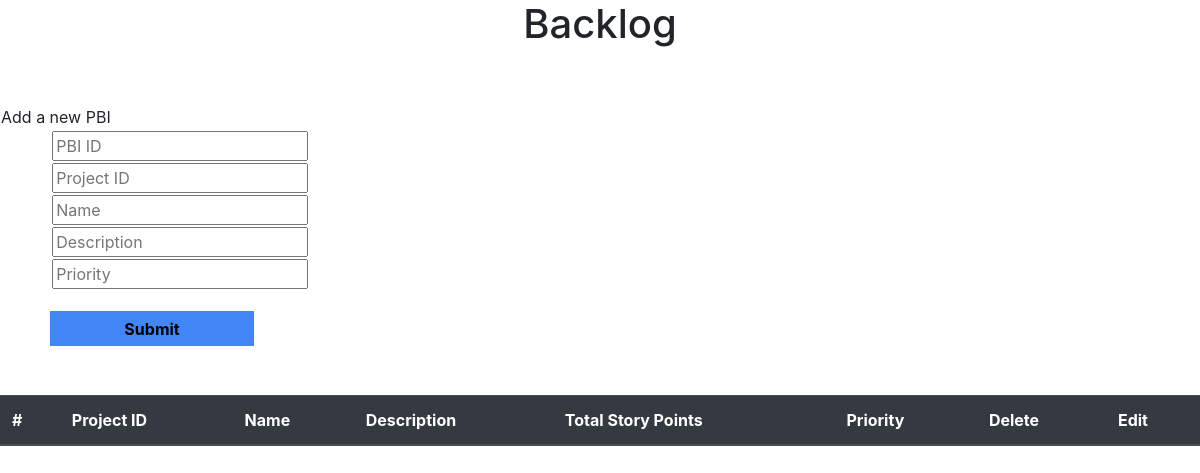
/pbiview/, run on an earlier commit of the app's database.
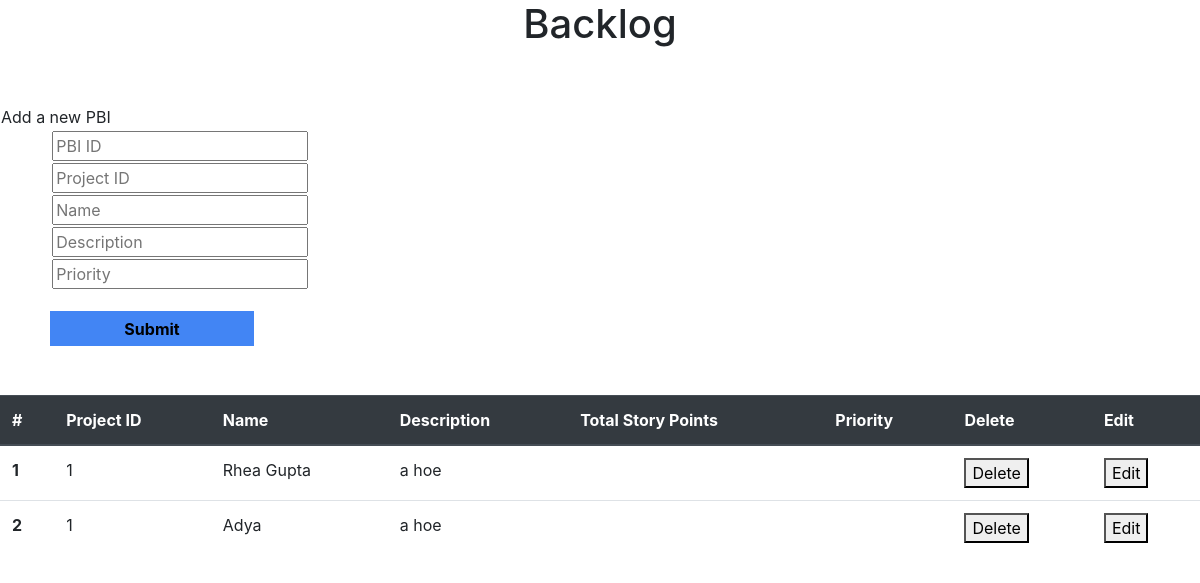
And on a later commit of the database.
### system/models.py (models this page shows)
class PBI(models.Model):
    pbi_id = models.IntegerField(primary_key=True)
    project_id = models.IntegerField()
    name = models.CharField(max_length=30)
    desc = models.CharField(max_length=100)

### system/views.py (the view, shortened to what this page needs)
# urls.py: url(r'^pbiview/',pbiview, name='pbiview')
def pbiview(request):
    context = {}
    template= 'pbi.html'
    pbi = PBI.objects.all()
    context['pbis'] = pbi
    return render(request,template,context)

### system/templates/pbi.html (shortened to what this page needs)
<!DOCTYPE html>
<html lang="en">
<head>
    <link rel="stylesheet" href="https://stackpath.bootstrapcdn.com/bootstrap/4.3.1/css/bootstrap.min.css">
</head>
<center>
        <h1>Backlog</h1>
</center>
<body>
    <br>
    <br>
    <form name = "form" action = "{% url "pbiview" %}"
    method = "POST" >{% csrf_token %}
    <table>
    <tr>
        <center>
        <td>
           <h7> Add a new PBI</h7>
        </td>
    </center>
    </tr>
    <tr>
        <center>
        <td>
        <div style = "max-width:400px;" >
            <input type = "integer" style = "margin-left:20%;"
                placeholder = "PBI ID" name = "Pbi id" />
        </div>
        </td>
    </center>
    </tr>
    <tr>
         <center>
        <td>
                <div style = "max-width:400px;">
                    <input type = "integer" style = "margin-left:20%;"
                    placeholder = "Project ID" name = "Project id" />
        </div>
        </td>
        </center>
    </tr>
    <tr>
        <center>
        <td>
        <div style = "max-width:400px;">
            <input type = "text" style = "margin-left:20%;"
                placeholder = "Name" name = "name" />
        </div>
        </td>
        </center>
    </tr>
    <tr>
        <center>
        <td>
        <div style = "max-width:400px;">
            <input type = "text" style = "margin-left:20%;"
            placeholder = "Description" name = "desc" />
        </div>
        </td>
        </center>
    </tr>
    <tr>
            <center>
            <td>
            <div style = "max-width:400px;">
                <input type = "text" style = "margin-left:20%;"
                placeholder = "Priority" name = "priority" />
            </div>
            </td>
            </center>
    </tr>
    <tr>
        <td>
        <button style = "border:0px; background-color:#4285F4; margin-top:8%;
                height:35px; width:80%;margin-left:19%;" type = "submit"
                value = "Login" >
                <strong>Submit</strong>
            </button>
         </td>
    </tr>
</table>
 </form>
 <table class="table">
 <thead class="thead-dark">
          <tr>
            <th scope="col">#</th>
            <th scope="col">Project ID</th>
            <th scope="col">Name</th>
            <th scope="col">Description</th>
            <th scope="col">Total Story Points</th>
            <th scope="col">Priority</th>
            <th scope="col">Delete</th>
            <th scope="col">Edit</th>
          </tr>
        </thead>
        <tbody>
        {%for  pbi in pbis%}
          <tr>
            <th scope="row">{{pbi.pbi_id}}</th>
            <td>{{pbi.project_id}}</td>
            <td>{{pbi.name}}</td>
            <td>{{pbi.desc}}<pbi class="desc"></pbi></td>
            <td>{{pbi.storypts}}</td>
            <td>{{pbi.priority}}</td>
            <td><button>Delete</button></td>
            <td><button>Edit</button></td>
          </tr>
     {% endfor %}
    <br>
    <br>
</tbody>
</table>
</body>
</html>

What changed in the data, as far as the page shows it:
added PBI: pbi_id "1", project_id "1", name "Rhea Gupta", desc "a hoe"
added PBI: pbi_id "2", project_id "1", name "Adya", desc "a hoe"
